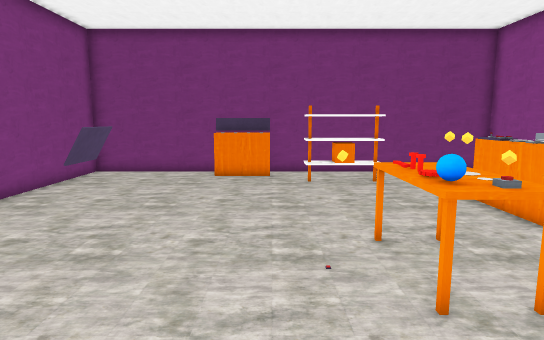
[1] (above)

15 first-person views from a walk through a Unity game level. The camera is 1.3 m above the floor, tilts 8° down and sees 75° across. The floor is counted in squares, 0.5 m on a side. Each view is taken from the middle of a square. On the plan, view 1 faces up. The plan holds only what a view shows up to about 20 squares ahead; the rest is blank. The player is left out. Some surface patterns are stand-ins.

[2]
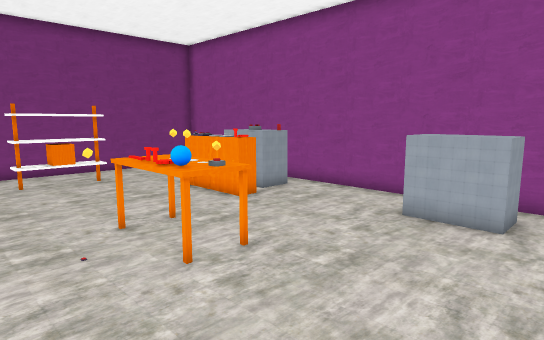

[3]
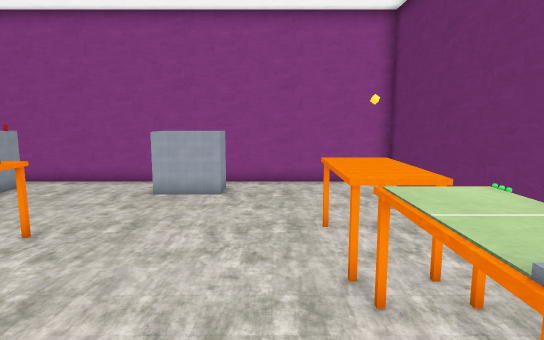

[4]
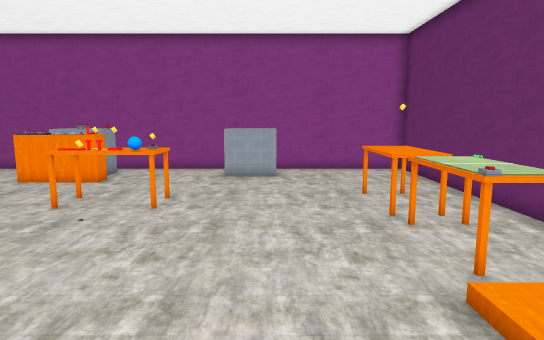

[5]
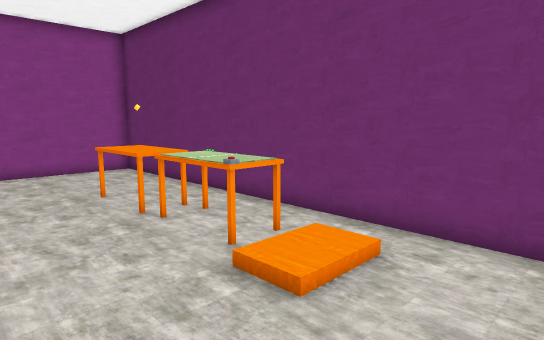

[6]
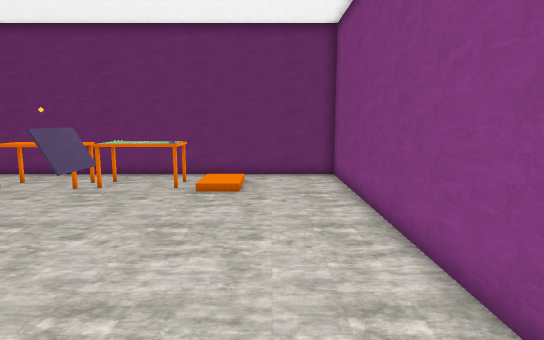

[7]
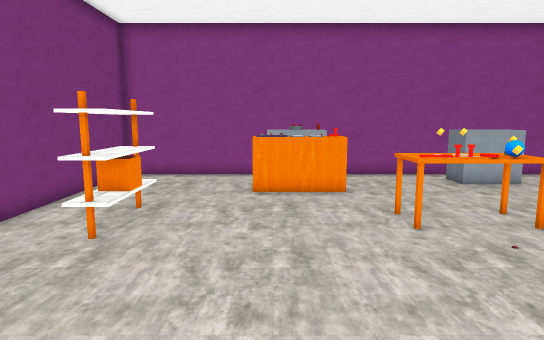

[8]
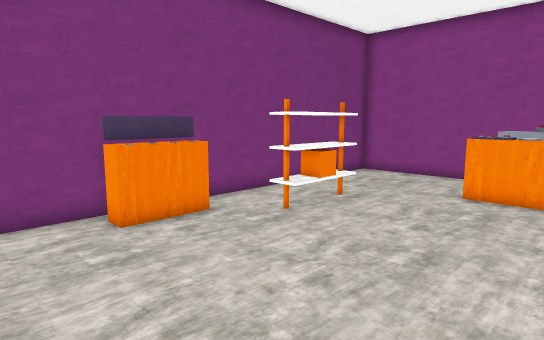

[9]
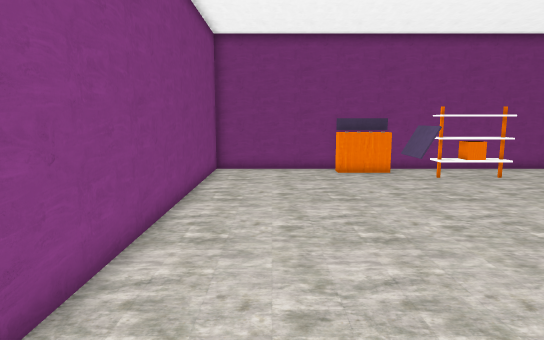

[10]
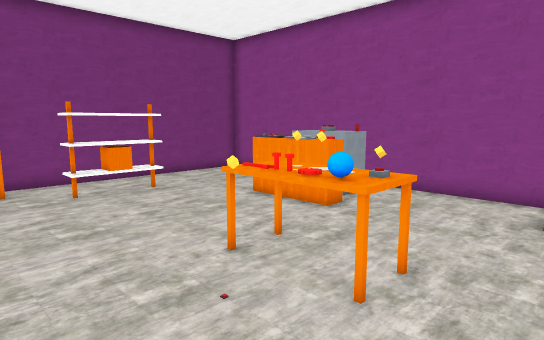

[11]
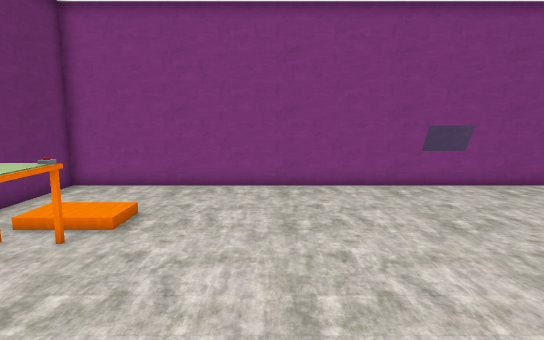

[12]
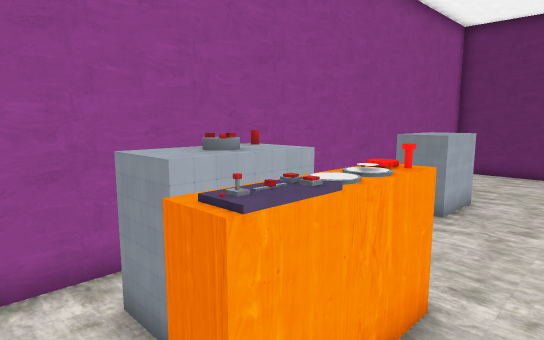

[13]
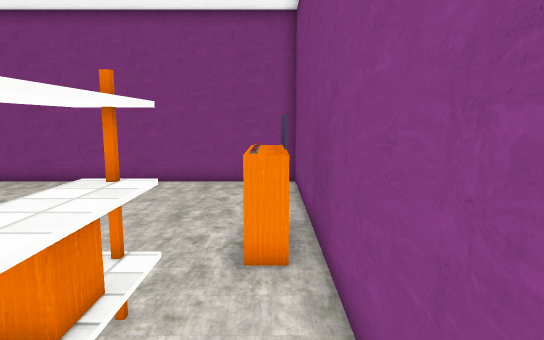

[14]
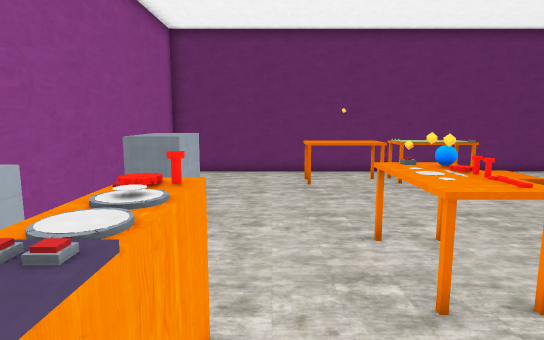

[15]
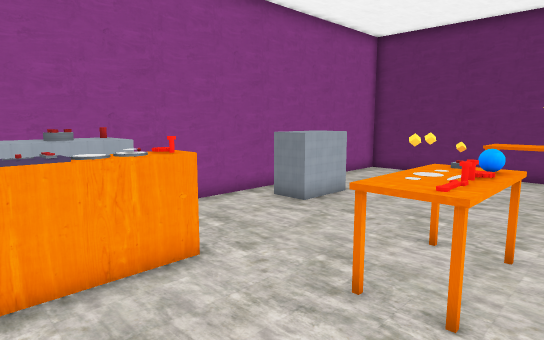

### Floor plan
Key: @ floor where view 1 was taken; # wall or solid block; . main floor; : floor 0.25 m higher than the main floor; / step, stairs or slope; = window, fence, low wall or low ledge; O other object.
Columns run from 9 left of view 1 to 11 right of it. Each row starts with its distance up from view 1.
 18 #####################
 17 #.....OOOO..........#
 16 #..........OOO......#
 15 #.........OOOOO.....#
 14 #...................#
 13 #...................#
 12 #...............=...#
 11 #...............OOOO#
 10 #...............OOOO#
  9 #...............OOOO#
  8 #...........O...=...#
  7 #.....#....OOO......#
  6 #.....#...=OOO......#
  5 #.....#....OOO......#
  4 #...........O.......#
  3 #................OOO#
  2 #................OOO#
  1 #................OOO#
  0 #........@..........#
 -1 #...................#
 -2 #...///OOO.OOO......#
 -3 #.../:/OOOOOOOO.....#
 -4 #...///OOOOOOO......#
 -5 #...................#
 -6 #####################

Where each view was taken, in squares from view 1:
view 1: 0 up, 0 right, facing up
view 2: 1 down, 1 left, facing up-right
view 3: 1 down, 4 left, facing right
view 4: 1 up, 8 left, facing right
view 5: 2 up, 8 left, facing down-right
view 6: 11 up, 6 left, facing down
view 7: 11 up, 6 left, facing right
view 8: 8 up, 6 left, facing up-right
view 9: 1 down, 6 left, facing up
view 10: 2 up, 2 left, facing up-right
view 11: 2 up, 5 right, facing left
view 12: 13 up, 5 right, facing down-right
view 13: 17 up, 6 right, facing left
view 14: 12 up, 6 right, facing down
view 15: 12 up, 1 right, facing down-right
